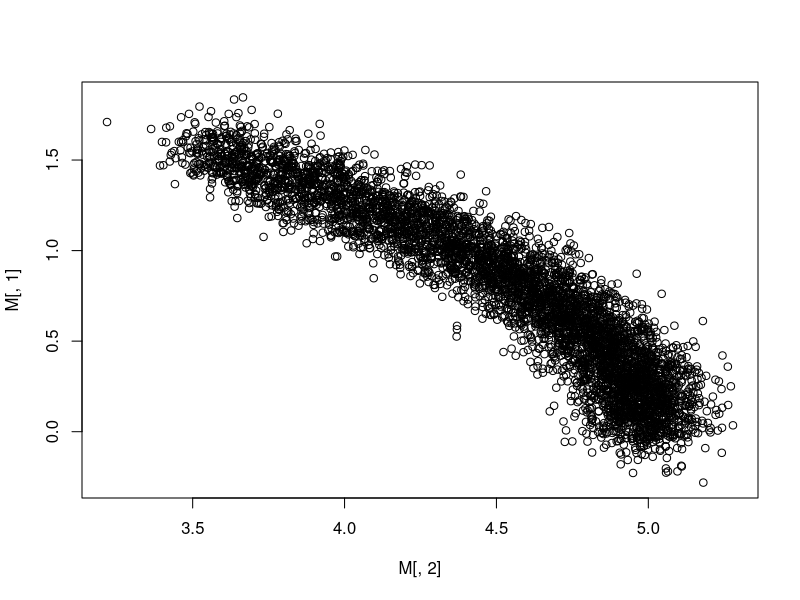
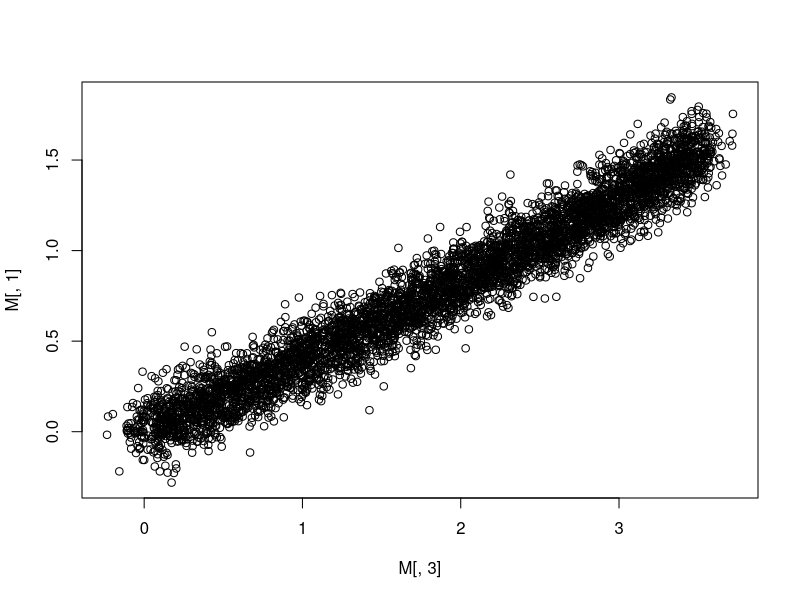

Here is the R script that generated these plots, in order: (Note: this script raises an error after producing the figures.)
library(mvtnorm)
ts <- seq(0,pi/4, length=5000)
xs <- 5*cos(ts)
ys <- 5*sin(ts)
zs <- 2*ts
M <- as.data.frame(cbind(zs, xs, ys) + rmvnorm(5000,rep(0,3),diag(c(0.01,0.01,0.01))))
plot(M[,2],M[,1])
plot(M[,3],M[,1])
colnames(M) <- c("y","x1","x2")
sset <- sample(1:5000, 4000)
maxdeg <- 6
mxm <- 20
res <- fitQRloop(M=M0[sset,], qn = qns, maxdeg = maxdeg, minDiff = minDiff, maxrows = maxrows)

i <- which(qns == 0.5)
plot(M0$y[-sset], predict(res$qremFit[[i]]$fitted.mod, newdata=M[-sset,]),
     pch=19,cex=0.3, col=4)
abline(0,1, col=3, lwd=2)
print(summary(lm(M$y[-sset] ~ predict(res$qremFit[[i]]$fitted.mod, newdata=M[-sset,]))))

